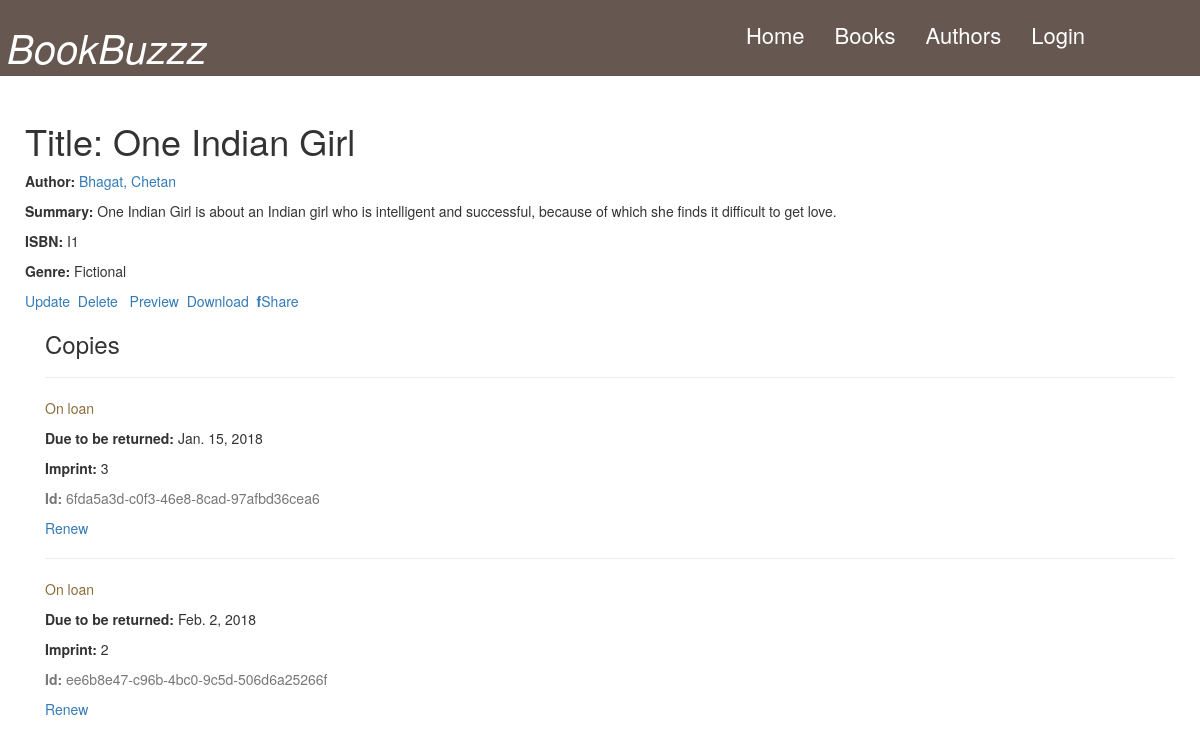
Screenshot of /list/book/1 with the database file from the repository.
### list/models.py (models this page shows, shortened)
class Book(models.Model):
    title = models.CharField(max_length=200)
    author = models.ForeignKey('Author', on_delete=models.SET_NULL, null=True)
    summary = models.TextField(max_length=1000, help_text="Enter a brief description of the book")
    isbn = models.CharField('ISBN',max_length=13)
    genre = models.ManyToManyField(Genre, help_text="Select a genre for this book")
    class Meta:
        ordering = ["title"]

class Author(models.Model):
    first_name = models.CharField(max_length=100)
    last_name = models.CharField(max_length=100)
    date_of_birth = models.DateField(null=True, blank=True)
    date_of_death = models.DateField('Died', null=True, blank=True)
    def __str__(self):
        return '%s, %s' % (self.last_name, self.first_name)
    class Meta:
        ordering = ["last_name"]

class Genre(models.Model):
    name= models.CharField(max_length=200, help_text="Enter a book genre")
    def __str__(self):
        return self.name

class BookInstance(models.Model):
    id = models.UUIDField(primary_key=True, default=uuid.uuid4, help_text="Unique ID")
    book = models.ForeignKey('Book', on_delete=models.SET_NULL, null=True)
    imprint = models.CharField(max_length=200)
    due_back = models.DateField(null=True, blank=True)
    LOAN_STATUS = (
        ('m', 'Maintenance'),
        ('o', 'On loan'),
        ('a', 'Available'),
        ('r', 'Reserved'),
    )
    status = models.CharField(max_length=1, choices=LOAN_STATUS, blank=True, default='m', help_text='Book availability')
    borrower = models.ForeignKey(User, on_delete=models.SET_NULL, null=True, blank=True)
    class Meta:
        ordering = ["due_back"]

### list/views.py (the view)
# urls.py: url(r'^book/(?P<pk>\d+)$', views.BookDetail.as_view(), name='book-detail'),
class BookDetail(generic.DetailView):
    model = Book

### list/templates/list/book_detail.html
{% extends "base.html" %}
{% load static %}
{% block content %}
  <h1>Title: {{ book.title }}</h1>
  <p><strong>Author:</strong> <a href="{% url 'author-detail' book.author.pk %}">{{ book.author }}</a></p>
  <p><strong>Summary:</strong> {{ book.summary }}</p>
  <p><strong>ISBN:</strong> {{ book.isbn }}</p>
  <p><strong>Genre:</strong> {% for genre in book.genre.all %} {{ genre }}{% if not forloop.last %}, {% endif %}{% endfor %}</p>
  <a href="{% url 'book_update' book.pk %}">Update</a>&nbsp;&nbsp;<a href="{% url 'book_delete' book.pk %}">Delete</a>&nbsp;&nbsp;
  <a href="{% url 'download' book.pk %}">Preview</a>&nbsp;&nbsp;<a href="{% static 'list/books/'|add:book.title|add:'.pdf' %}">Download</a>&nbsp;&nbsp;<a target="_blank" href="https://www.facebook.com/sharer/sharer.php?u={{ request.build_absolute_uri }}"><strong>f</strong>Share</a>
  <div style="margin-left:20px;margin-top:20px">
    <h3>Copies</h3>
	{% if book.bookinstance_set.all%}
    {% for copy in book.bookinstance_set.all %}
    <hr>
    <p class="{% if copy.status == 'a' %}text-success{% elif copy.status == 'm' %}text-danger{% else %}text-warning{% endif %}">{{ copy.get_status_display }}</p>
    {% if copy.status != 'a' %}<p><strong>Due to be returned:</strong> {{copy.due_back}}</p>{% endif %}
    <p><strong>Imprint:</strong> {{copy.imprint}}</p>
    <p class="text-muted"><strong>Id:</strong> {{copy.id}}</p>
    <a href="{% url 'renew-book' copy.id %}">Renew</a>
    {% endfor %}
    {%else %}<p>No Copies are available</p>
    {% endif %}
  </div>
{% endblock %}

### list/templates/base.html (shortened to what this page needs)
<!DOCTYPE html>
<html lang="en">
  <head>
{% load static %}
<link href="{% static 'list/bootstrap.min.css' %}" rel="stylesheet">
<link href="{% static 'list/gt.css' %}" rel="stylesheet">
<link rel="stylesheet" href="http://code.jquery.com/ui/1.11.4/themes/smoothness/jquery-ui.css">
</head>
<body>
{% block sidebar %}
	<div class="row">
		<div class="col-md-12">
			<nav class="navbar navbar-default navbar-fixed-top" role="navigation" style="background-color:#665851;height:76px;">
				<div class="navbar-header" style="padding-top:10px;">
                    		<a class="navbar-brand" onmouseover="this.style.backgroundColor=''" onmouseout="this.style.backgroundColor=''" style="font-size:40px;"><em>BookBuzzz</em></a>
				</div>
				<div class="collapse navbar-collapse" id="bs-example-navbar-collapse-1">
					<ul class="nav navbar-nav navbar-right" style="padding-top:10px;">
						<li onmouseover="this.style.backgroundColor=''" onmouseout="this.style.backgroundColor=''">
							<a href="{%url 'index' %}" style="font-size:22px;">Home</a>
						</li>
						<li onmouseover="this.style.backgroundColor=''" onmouseout="this.style.backgroundColor=''">
							<a href="{%url 'books' %}" style="font-size:22px;">Books</a>
						</li>
						<li onmouseover="this.style.backgroundColor=''" onmouseout="this.style.backgroundColor=''">
							<a href="{%url 'author' %}" style="font-size:22px;">Authors</a>
						</li>
                       {% if user.is_authenticated %}
                         <li onmouseover="this.style.backgroundColor=''" onmouseout="this.style.backgroundColor=''">
                             <a href="{% url 'logout'%}?next={{request.path}}" style="font-size:22px;">Logout</a></li>
                       {% else %}
                         <li onmouseover="this.style.backgroundColor=''" onmouseout="this.style.backgroundColor=''">
                             <a href="{% url 'login'%}?next={{request.path}}" style="font-size:22px;">Login</a></li>
                       {% endif %}
					</ul>
          </div>
			</nav>
	</div>
</div>
{% endblock %}
<div style="padding: 100px 25px;">
    {% block content %} {% endblock %}
</div>
</body>
</html>

### list/static/list/gt.css (style rules this page uses)
body { top: 0px !important; }

### rows the page displays
Book: title "One Indian Girl", author "Bhagat, Chetan", summary "One Indian Girl is about an Indian girl who is intelligent and successful, because of which she finds it difficult to get love.", isbn "I1"
Genre: name "Fictional"
BookInstance: status "On loan", due_back "Jan. 15, 2018", imprint "3", id "6fda5a3d-c0f3-46e8-8cad-97afbd36cea6"
BookInstance: status "On loan", due_back "Feb. 2, 2018", imprint "2", id "ee6b8e47-c96b-4bc0-9c5d-506d6a25266f"
